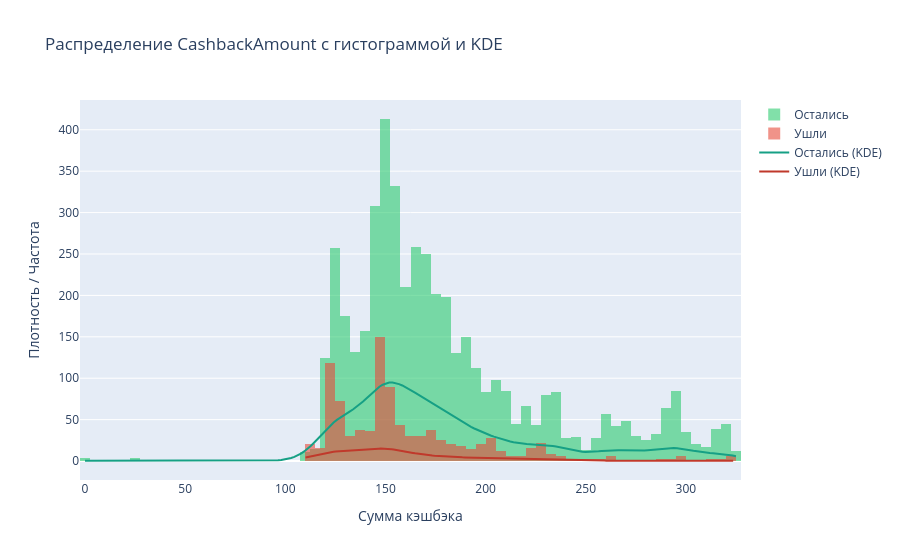

The notebook cell this image was saved under:
### Markdown cell above
#### График через go.Figure с несколькими трассами

### Code cell
fig_ex4 = go.Figure()

# Гистограммы
for churn_val, name, color in [(0, 'Остались', '#2ECC71'), (1, 'Ушли', '#E74C3C')]:
    subset = df[df['Churn'] == churn_val]['CashbackAmount'].dropna()
    fig_ex4.add_trace(go.Histogram(x=subset, name=name, opacity=0.6, marker_color=color))

# KDE
import numpy as np
from scipy.stats import gaussian_kde

for churn_val, name, color in [(0, 'Остались', '#16A085'), (1, 'Ушли', '#C0392B')]:
    subset = df[df['Churn'] == churn_val]['CashbackAmount'].dropna()
    if len(subset) > 2:
        kde = gaussian_kde(subset)
        x = np.linspace(subset.min(), subset.max(), 200)
        y = kde(x) * len(subset) * (subset.max() - subset.min()) / 200
        fig_ex4.add_trace(go.Scatter(x=x, y=y, mode='lines', name=f'{name} (KDE)', line=dict(color=color, width=2)))

fig_ex4.update_layout(
    title='Распределение CashbackAmount с гистограммой и KDE',
    xaxis_title='Сумма кэшбэка',
    yaxis_title='Плотность / Частота',
    barmode='overlay'
)
fig_ex4.show()

### Figure 1 — Plotly figure (JSON) as saved in the notebook; plotly's stock layout.template omitted (floating-point values rounded to 4 significant figures; data arrays with more than 128 entries replaced by an {"elided": "..."} marker saying what was removed)
{"data": [{"marker": {"color": "#2ECC71"}, "name": "Остались", "opacity": 0.6, "type": "histogram", "x": {"elided": "4682 float values"}}, {"marker": {"color": "#E74C3C"}, "name": "Ушли", "opacity": 0.6, "type": "histogram", "x": {"elided": "948 float values"}}, {"line": {"color": "#16A085", "width": 2}, "mode": "lines", "name": "Остались (KDE)", "type": "scatter", "x": {"elided": "200 float values"}, "y": {"elided": "200 float values"}}, {"line": {"color": "#C0392B", "width": 2}, "mode": "lines", "name": "Ушли (KDE)", "type": "scatter", "x": {"elided": "200 float values"}, "y": {"elided": "200 float values"}}], "layout": {"barmode": "overlay", "title": {"text": "Распределение CashbackAmount с гистограммой и KDE"}, "xaxis": {"title": {"text": "Сумма кэшбэка"}}, "yaxis": {"title": {"text": "Плотность / Частота"}}}}
